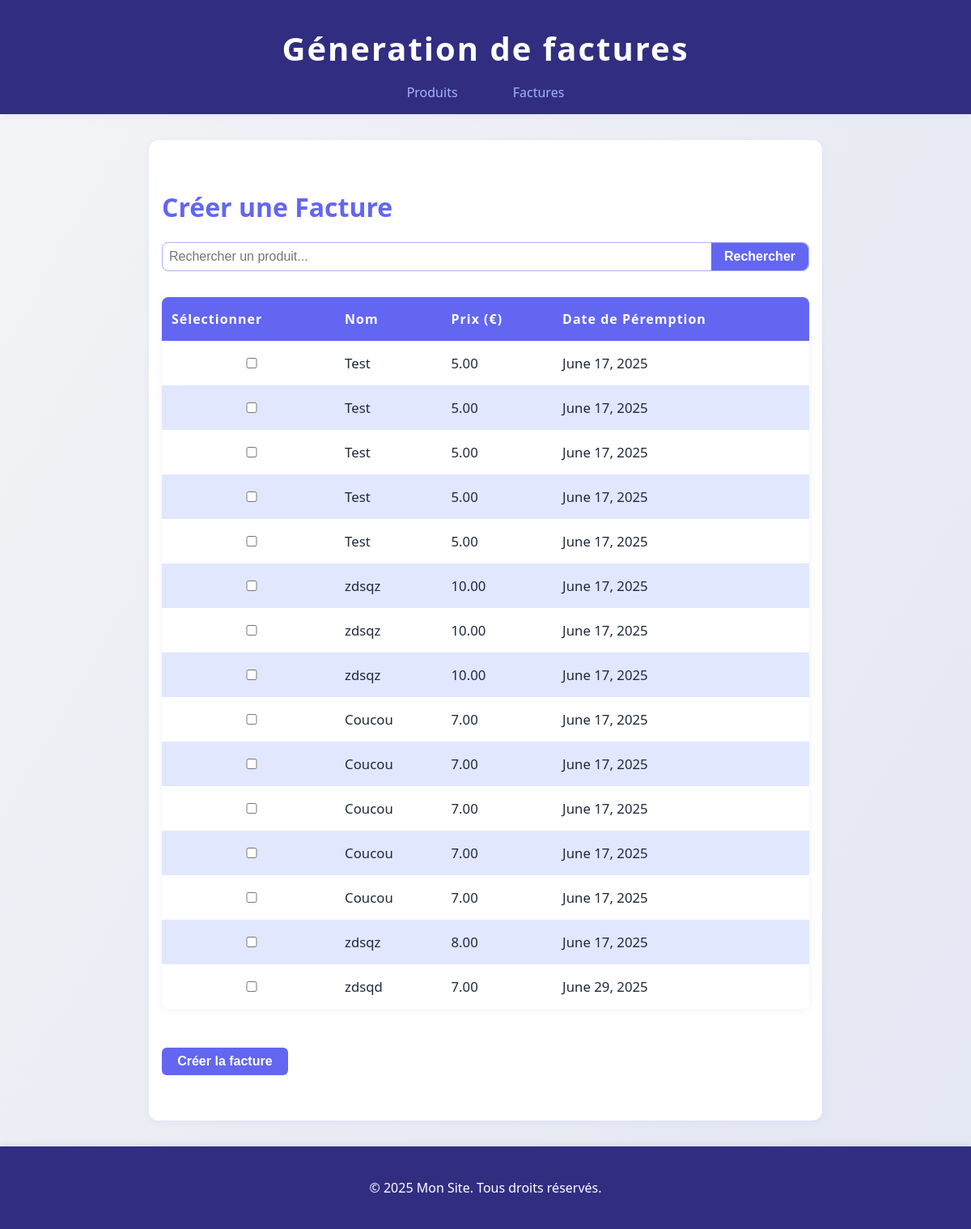
/factures/creer/, run on an earlier commit of the app's database.
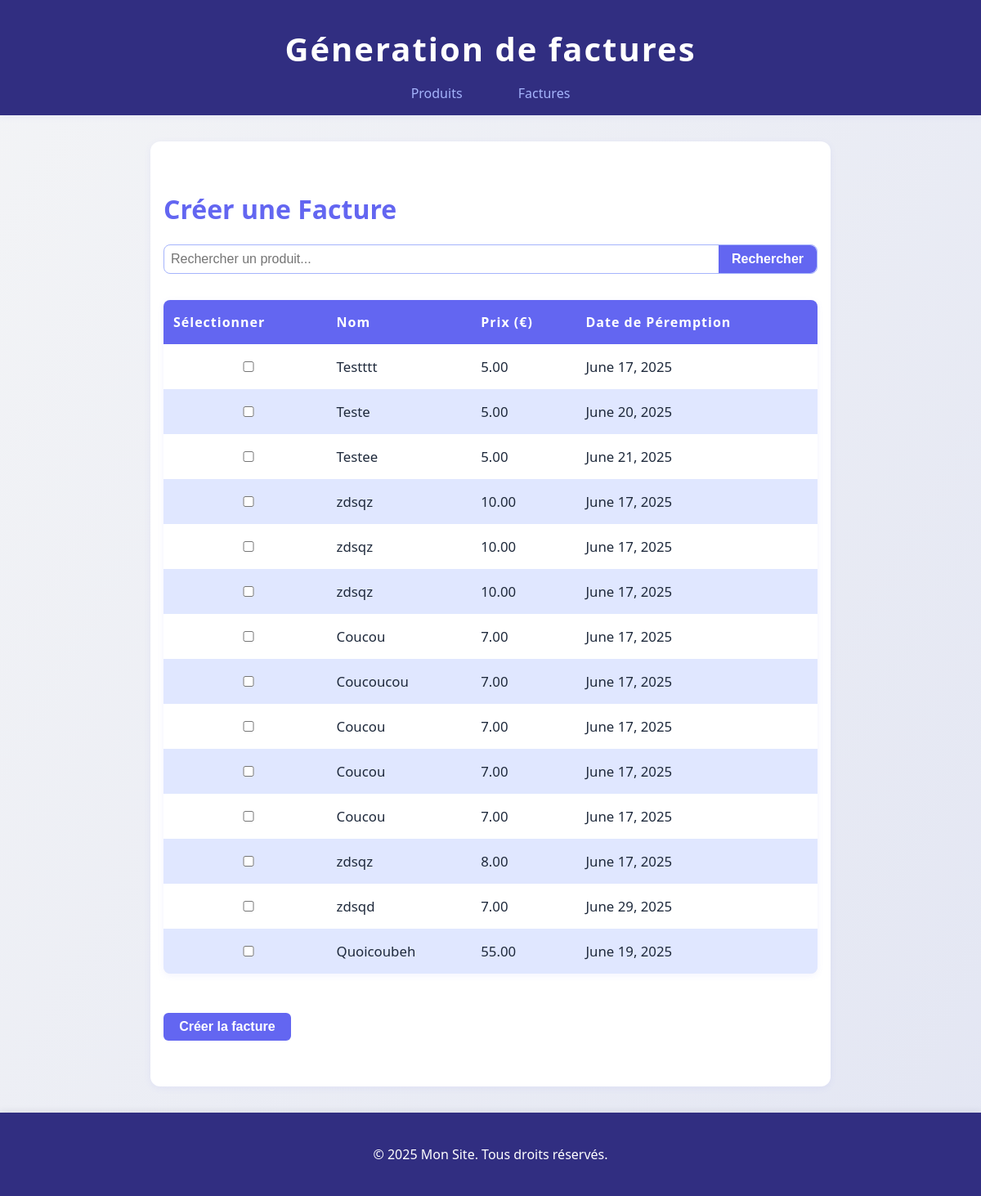
And on a later commit of the database.
### produits/models.py (models this page shows, shortened)
class Produit(models.Model):
    nom = models.CharField(max_length=100)
    prix = models.DecimalField(max_digits=10, decimal_places=2)
    date_peremption = models.DateField()

### factures/views.py (the view, shortened to what this page needs)
# urls.py: path('creer/', creer_facture, name='creer_facture'),
def creer_facture(request):
    query = request.GET.get('q', '')
    produits = Produit.objects.all()
    if query:
        produits = produits.filter(nom__icontains=query)
    return render(request, 'factures/creer_facture.html', {'produits': produits})

### factures/templates/factures/creer_facture.html (shortened to what this page needs)
{% extends "base.html" %}
{% block content %}
<h1>Créer une Facture</h1>
<form method="get" class="search-bar" style="margin-bottom: 1.5rem;">
    <input type="text" name="q" placeholder="Rechercher un produit..." value="{{ request.GET.q }}" />
    <button type="submit">Rechercher</button>
</form>
<form method="post">
    <table class="table-produits">
        <thead>
            <tr>
                <th>Sélectionner</th>
                <th>Nom</th>
                <th>Prix (€)</th>
                <th>Date de Péremption</th>
            </tr>
        </thead>
        <tbody>
        {% for produit in produits %}
            <tr>
                <td><input type="checkbox" name="produits" value="{{ produit.id }}"></td>
                <td>{{ produit.nom }}</td>
                <td>{{ produit.prix }}</td>
                <td>{{ produit.date_peremption }}</td>
            </tr>
        {% endfor %}
        </tbody>
    </table>
    <button type="submit" class="btn-ajouter">Créer la facture</button>
</form>
{% endblock %}

What changed in the data, as far as the page shows it:
removed Produit: nom "Test", prix "5.00", date_peremption "June 17, 2025"
removed Produit: nom "Test", prix "5.00", date_peremption "June 17, 2025"
changed Produit: nom "Test" → "Testttt"
changed Produit: nom "Test" → "Teste"; date_peremption "June 17, 2025" → "June 20, 2025"
changed Produit: nom "Test" → "Testee"; date_peremption "June 17, 2025" → "June 21, 2025"
changed Produit: nom "Coucou" → "Coucoucou"
added Produit: nom "Quoicoubeh", prix "55.00", date_peremption "June 19, 2025"
